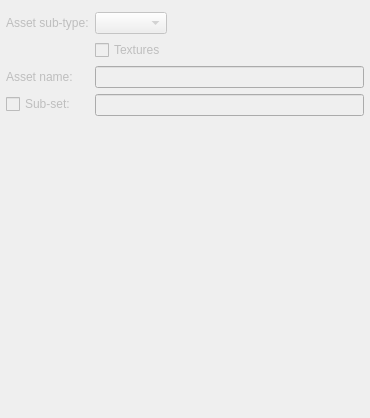
                   <widget class="QWidget" name="ma_assetSettings_scrollAreaWidgetContents">
                    <property name="geometry">
                     <rect>
                      <x>0</x>
                      <y>0</y>
                      <width>370</width>
                      <height>418</height>
                     </rect>
                    </property>
                    <layout class="QVBoxLayout" name="verticalLayout_3">
                     <property name="margin">
                      <number>0</number>
                     </property>
                     <item>
                      <widget class="QFrame" name="ma_assetSettings_frame">
                       <property name="frameShape">
                        <enum>QFrame::NoFrame</enum>
                       </property>
                       <layout class="QFormLayout" name="formLayout_3">
                        <property name="fieldGrowthPolicy">
                         <enum>QFormLayout::ExpandingFieldsGrow</enum>
                        </property>
                        <property name="leftMargin">
                         <number>6</number>
                        </property>
                        <property name="topMargin">
                         <number>12</number>
                        </property>
                        <property name="rightMargin">
                         <number>6</number>
                        </property>
                        <property name="bottomMargin">
                         <number>6</number>
                        </property>
                        <item row="6" column="0">
                         <widget class="QLabel" name="assetName_label">
                          <property name="enabled">
                           <bool>false</bool>
                          </property>
                          <property name="text">
                           <string>Asset name:</string>
                          </property>
                         </widget>
                        </item>
                        <item row="6" column="1">
                         <widget class="QLineEdit" name="assetName_lineEdit">
                          <property name="enabled">
                           <bool>false</bool>
                          </property>
                          <property name="text">
                           <string/>
                          </property>
                          <property name="frame">
                           <bool>true</bool>
                          </property>
                          <property name="readOnly">
                           <bool>false</bool>
                          </property>
                          <property name="mandatoryField" stdset="0">
                           <bool>false</bool>
                          </property>
                         </widget>
                        </item>
                        <item row="8" column="0">
                         <widget class="QCheckBox" name="subSet_checkBox">
                          <property name="enabled">
                           <bool>false</bool>
                          </property>
                          <property name="toolTip">
                           <string>Warning: creating sub-sets will affect version control.</string>
                          </property>
                          <property name="text">
                           <string>Sub-set:</string>
                          </property>
                         </widget>
                        </item>
                        <item row="2" column="0">
                         <widget class="QLabel" name="assetSubType_label">
                          <property name="enabled">
                           <bool>false</bool>
                          </property>
                          <property name="text">
                           <string>Asset sub-type:</string>
                          </property>
                         </widget>
                        </item>
                        <item row="2" column="1">
                         <widget class="QComboBox" name="assetSubType_comboBox">
                          <property name="enabled">
                           <bool>false</bool>
                          </property>
                         </widget>
                        </item>
                        <item row="3" column="1">
                         <widget class="QCheckBox" name="textures_checkBox">
                          <property name="enabled">
                           <bool>false</bool>
                          </property>
                          <property name="text">
                           <string>Textures</string>
                          </property>
                          <property name="checked">
                           <bool>false</bool>
                          </property>
                         </widget>
                        </item>
                        <item row="8" column="1">
                         <widget class="QLineEdit" name="subSetName_lineEdit">
                          <property name="enabled">
                           <bool>false</bool>
                          </property>
                          <property name="text">
                           <string/>
                          </property>
                          <property name="frame">
                           <bool>true</bool>
                          </property>
                          <property name="readOnly">
                           <bool>false</bool>
                          </property>
                          <property name="mandatoryField" stdset="0">
                           <bool>false</bool>
                          </property>
                         </widget>
                        </item>
                       </layout>
                      </widget>
                     </item>
                    </layout>
                   </widget>
